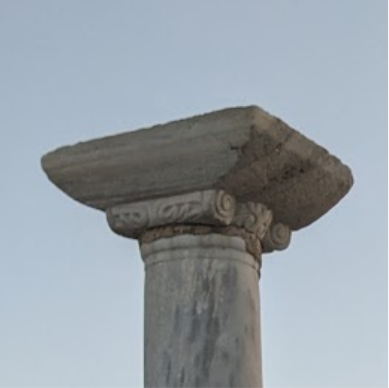
#> input picture code/features/pillar.png, 389 x 388 px
$ python edge_detection.py
#> lines starting #> are read from the running program, lines starting #| are printed output that depends on the picture; after the words box and inside, x2 and y2 are one past the last pixel; in counts of white or black regions, pixels touching at a corner belong together
import os

import numpy as np
import cv2 as cv
from matplotlib import pyplot as plt

dir_path = os.path.dirname(os.path.realpath(__file__))
os.chdir(dir_path)

img = cv.imread('pillar.png', cv.IMREAD_GRAYSCALE)
#> img: shape (388, 389); min 21, max 249, mean 158.3
x, y = img.shape
#> x = 388; y = 389
edges = cv.Canny(img, 50, 100)
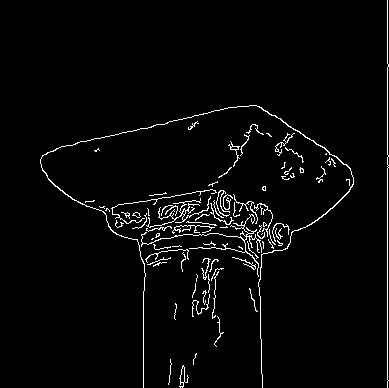
#> edges: shape (388, 389); 3% white in thin lines or dots, all inside (x1, y1, x2, y2) = (40, 0, 389, 388)

plt.imshow(edges)
plt.show()
